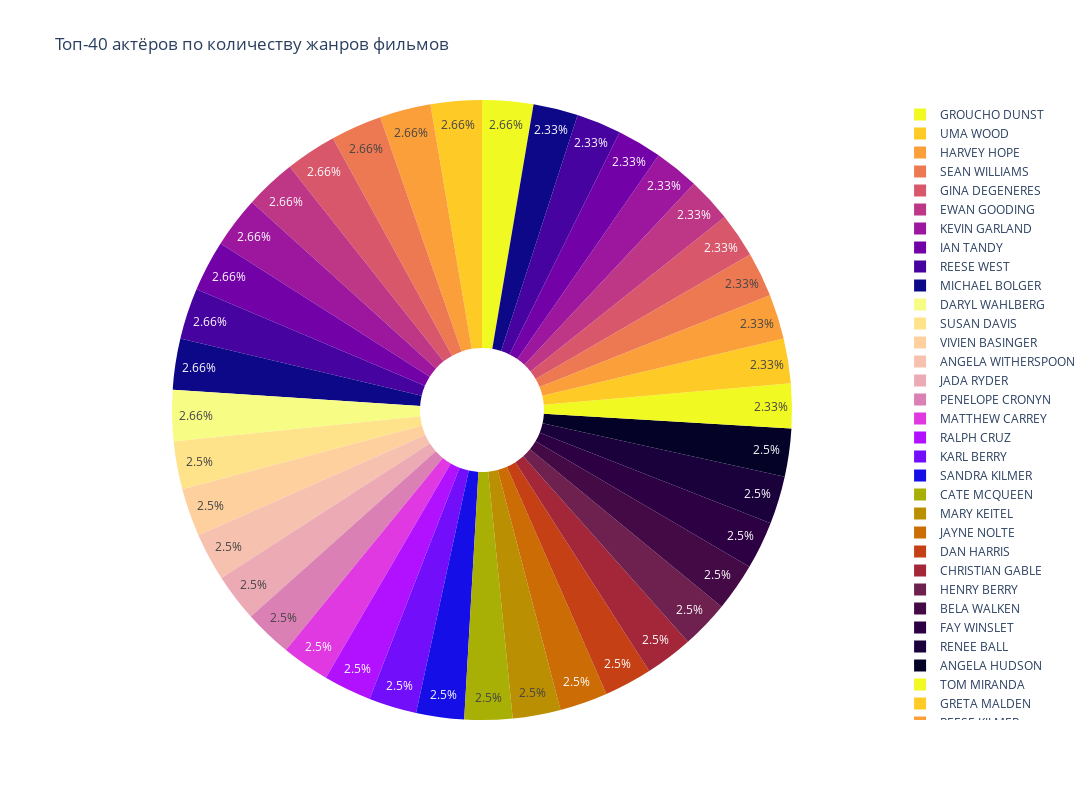

Here is the notebook cell this chart was saved with:
### Code cell
df_7 = df_7.head(40) 
# Построение круговой диаграммы с увеличенным размером
fig = px.pie(
    df_7,
    values="unique_genres",
    names="actor_name",
    title=" Топ-40 актёров по количеству жанров фильмов",
    hole=0.2,  # Делаем диаграмму "пончиком"
    color_discrete_sequence=px.colors.sequential.Plasma_r,
    width=1200,  # Ширина графика
    height=800   # Высота графика
)
fig.write_html("output/actors_by_genres_piechart.html")
fig.show()

### Figure 1 — Plotly figure (JSON) as saved in the notebook; plotly's stock layout.template omitted (floating-point values rounded to 4 significant figures)
{"data": [{"domain": {"x": [0, 1], "y": [0, 1]}, "hole": 0.2, "hovertemplate": "actor_name=%{label}<br>unique_genres=%{value}<extra></extra>", "labels": ["GROUCHO DUNST", "UMA WOOD", "HARVEY HOPE", "SEAN WILLIAMS", "GINA DEGENERES", "EWAN GOODING", "KEVIN GARLAND", "IAN TANDY", "REESE WEST", "MICHAEL BOLGER", "DARYL WAHLBERG", "SUSAN DAVIS", "VIVIEN BASINGER", "ANGELA WITHERSPOON", "JADA RYDER", "PENELOPE CRONYN", "MATTHEW CARREY", "RALPH CRUZ", "KARL BERRY", "SANDRA KILMER", "CATE MCQUEEN", "MARY KEITEL", "JAYNE NOLTE", "DAN HARRIS", "CHRISTIAN GABLE", "HENRY BERRY", "BELA WALKEN", "FAY WINSLET", "RENEE BALL", "ANGELA HUDSON", "TOM MIRANDA", "GRETA MALDEN", "REESE KILMER", "PARKER GOLDBERG", "JULIA BARRYMORE", "AUDREY BAILEY", "MENA TEMPLE", "CHRISTIAN AKROYD", "HELEN VOIGHT", "RUSSELL TEMPLE"], "legendgroup": "", "name": "", "showlegend": true, "type": "pie", "values": [16, 16, 16, 16, 16, 16, 16, 16, 16, 16, 16, 15, 15, 15, 15, 15, 15, 15, 15, 15, 15, 15, 15, 15, 15, 15, 15, 15, 15, 15, 14, 14, 14, 14, 14, 14, 14, 14, 14, 14]}], "layout": {"height": 800, "legend": {"tracegroupgap": 0}, "piecolorway": ["#f0f921", "#fdca26", "#fb9f3a", "#ed7953", "#d8576b", "#bd3786", "#9c179e", "#7201a8", "#46039f", "#0d0887"], "title": {"text": " Топ-40 актёров по количеству жанров фильмов"}, "width": 1200}}
